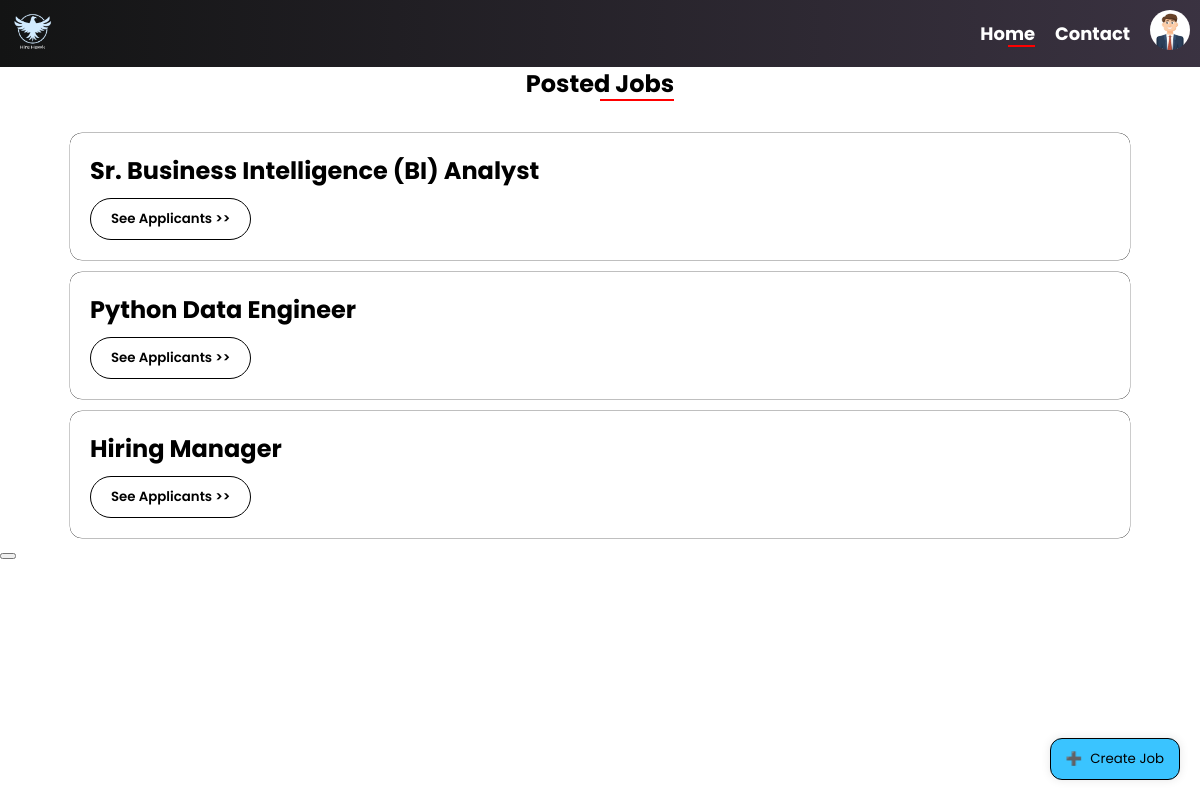
Page /admindash/ (signed in) on the earlier database version.
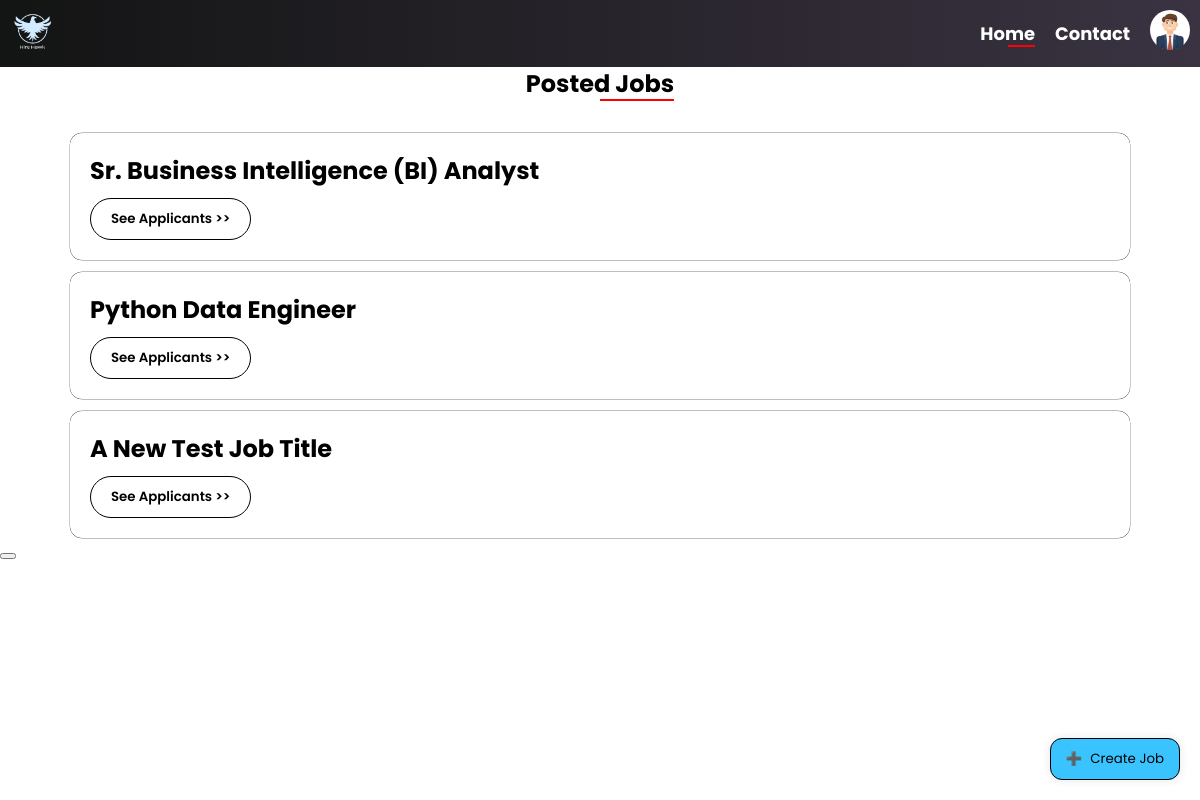
Same page on the later database version.
### resume_manager/models.py (models this page shows, shortened)
class Job_description(models.Model):
    title = models.CharField(max_length = 255)
    brief_stat = models.CharField(max_length = 255 ,null = True)
    responsibility = models.TextField()
    requirement = models.TextField()
    salary = models.CharField(max_length = 100)
    created_at = models.DateTimeField(auto_now_add= True , null = True)

### resume_manager/views.py (the view)
# urls.py: path("admindash/", views.admin_all_jobs, name= "admin_dashboard"),
def admin_all_jobs(request):
    if request.user.is_superuser:
        all_jobs = Job_description.objects.all()
        messages_data = messages.get_messages(request)
        return render(request,'Recruiter/RecDashboard/RecDashboard.html',{'jobs': all_jobs,'messages': messages_data})
    else:
        return redirect('login')

### resume_manager/emailbackend.py (called while the page is built)
    def get_user(self, user_id):
        UserModel = get_user_model()
        try:
            return UserModel.objects.get(pk=user_id)
        except UserModel.DoesNotExist:
            return None

### templates/Recruiter/RecDashboard/RecDashboard.html (shortened to what this page needs)
<!DOCTYPE html>
{% load static %}
<html lang="en">
<head>
</head>
<body>
  <nav>
    <div class="logo">
      <img src="{% static "image/HireHawkLogo.png"%}" alt="Logo">
    </div>
    <ul>
      <li><a href="{% url 'admin_dashboard' %}" class="thispage">Home</a></li>
      <li><a href="{% url 'contactus' %}">Contact</a></li>
      <li class="nav-item profile" id="profileImage" onclick="showPopup()">
        <img src="{% static "image/profile-image.jpg" %}" alt="Profile Avatar">
      </li>
    </ul>
  </nav>
  <div class="postedJobTitle">
    <h2>Posted Jobs</h2>
  </div>
  {% for job in jobs %}
  <div class="content">
    <div class="text-content">
      <h2>{{job.title}}</h2>
    </div>
    <form method="post" action={% url 'admin_job_desc' %}>
      <button class="seeApplicantButton">
        See Applicants >>
      </button>
  </div>
  {% endfor %}
  <button onclick='location.href="{% url "job_create" %}" '>
    <div class="floating-button" id="floatingButton">
      <span class="icon">
        ➕
      </span>
      <span class="text">Create Job</span>
    </div>
  </button>
</body>
</html>

Differences in the rows shown:
removed Job_description: title "Hiring Manager"
added Job_description: title "A New Test Job Title"
